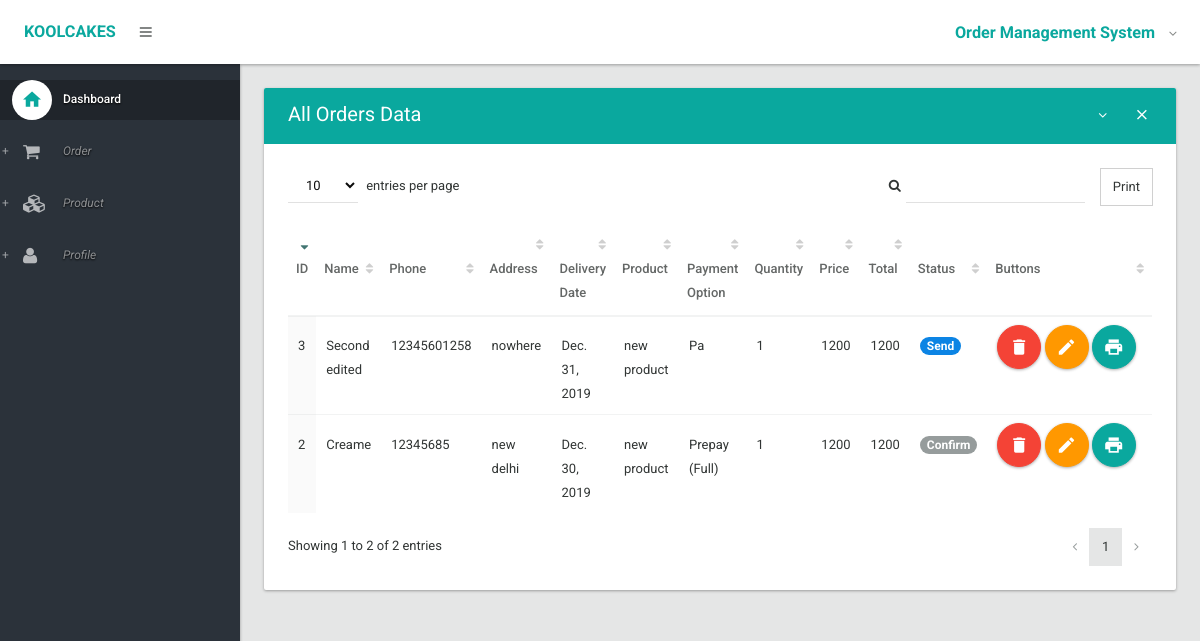
The app's page / (signed in) with its own data.
### order/models.py (models this page shows, shortened)
class Order (models.Model):
    name = models.CharField(max_length=200)
    phone = models.CharField(max_length=20)
    address = models.TextField()
    delivery_date = models.DateField(blank=True)
    order_date = models.DateField()
    product_id = models.ForeignKey(Product ,on_delete=models.CASCADE,)
    payment_option = models.CharField(max_length=50)
    order_status = models.CharField(max_length=50)
    quantity = models.IntegerField( )
    any_other_details = models.CharField(max_length=50)
    message = models.CharField(max_length=50)

class Product(models.Model):
    serving = models.CharField(max_length=100 )
    product_name = models.CharField(max_length=100)
    price = models.IntegerField()
    shape = models.CharField(max_length=50)
    cake_type = models.CharField(max_length=50)
    sponge = models.CharField(max_length=50)
    fillings = models.CharField(max_length=50)
    dietary_requirements = models.CharField(max_length=50)
    creame = models.CharField(max_length=50)
    active = models.IntegerField(default='1')

### order/views.py (the view)
# urls.py: path('', my_order.index, name='home'),
@login_required
def index(request):
    orders = Order.objects.all()
    return render(request, 'index.html', {'orders': orders})

### order/templates/index.html (shortened to what this page needs)
{% extends 'layout.html' %}
{% block body %}
                <section>
                    <div class="section-body">
                        <div class="row">
                            <div class="col-lg-12">
                                <div class="card">
                                    <div class="card-head style-primary">
                                        <header>All Orders Data</header>
                                        <div class="tools">
                                            <a class="btn btn-icon-toggle btn-collapse"><i class="fa fa-angle-down"></i></a>
                                            <a class="btn btn-icon-toggle btn-close"><i class="md md-close"></i></a>
                                        </div>
                                    </div>
                                    <div class="card-body">
                                        <div class="table-responsive">
                                            <table id="datatable2" class="table order-column hover">
                                                <thead>
                                                    <tr>
                                                        <th>ID</th>
                                                        <th>Name</th>
                                                        <th>Phone</th>
                                                        <th>Address</th>
                                                        <th>Delivery Date</th>
                                                        <th>Product</th>
                                                        <th>Payment Option</th>
                                                        <th>Quantity</th>
                                                        <th>Price</th>
                                                        <th>Total</th>
                                                        <th>Status</th>
                                                        <th width="150px">Buttons</th>
                                                    </tr>
                                                </thead>
                                                <tbody>
                                                    {% for order in orders %}
                                                        <tr class="gradeX">
                                                            <td>{{ order.id }}</td>
                                                            <td>{{ order.name }}</td>
                                                            <td>{{ order.phone }}</td>
                                                            <td>{{ order.address }}</td>
                                                            <td>{{ order.delivery_date }}</td>
                                                            <td>{{ order.product_id.product_name }}</td>
                                                            <td>{{ order.payment_option }}</td>
                                                            <td>{{ order.quantity }}</td>
                                                            <td>{{ order.product_id.price }}</td>
                                                            <td>{% widthratio order.product_id.price 1 order.quantity  %}</td>
                                                            {% if order.order_status == 'Confirm' %}
                                                                <td><span class="badge">{{ order.order_status }}</span></td>
                                                            {% elif order.order_status == 'Ready' %}
                                                                <td><span class="badge" style="background: #ff9800"> {{ order.order_status }}</span></td>
                                                            {% elif order.order_status == 'Send' %}
                                                                <td><span class="badge" style="background: #0c84e4"> {{ order.order_status }}</span></td>
                                                            {% elif order.order_status == 'Delivered' %}
                                                                <td><span class="badge" style="background: #0aa89e"> {{ order.order_status }}</span></td>
                                                            {% elif order.order_status == 'Returned' %}
                                                                <td><span class="badge" style="background: #f44336"> {{ order.order_status }}</span></td>
                                                            {% elif order.order_status == 'Cancelled' %}
                                                                <td><span class="badge" style="background: #313534"> {{ order.order_status }}</span></td>
                                                            {% endif %}
                                                            <td>
                                                                <a href="{% url 'delete' order.id %}" class="btn ink-reaction btn-floating-action btn-danger" onclick="return confirm('Are you sure you want to delete this?')"><i class="md md-delete"></i> </a>
                                                                <a href="{% url 'edit' order.id %}" class="btn ink-reaction btn-floating-action btn-warning"><i class="md md-edit"></i> </a>
                                                                <a href="{% url 'show' order.id %}" class="btn ink-reaction btn-floating-action btn-primary"><i class="md md-print"></i> </a>
                                                            </td>
                                                        </tr>
                                                    {% endfor %}
                                                </tbody>
                                            </table>
                                        </div>
                                    </div>
                                </div>
                            </div>
                        </div>
                    </div>
                </section>
{% endblock %}

### order/templates/layout.html (shortened to what this page needs)
{% load static %}
<!DOCTYPE html>
<html lang="en">
<head>
    <link type="text/css" rel="stylesheet" href="{% static 'css/bootstrap.css' %}" />
    <link type="text/css" rel="stylesheet" href="{% static 'css/materialadmin.css' %}" />
    <link type="text/css" rel="stylesheet" href="{% static 'css/font-awesome.min.css' %}" />
    <link type="text/css" rel="stylesheet" href="{% static 'css/material-design-iconic-font.min.css' %}" />
    <link type="text/css" rel="stylesheet" href="{% static 'css/libs/DataTables/jquery.dataTables.css' %}" />
    <link type="text/css" rel="stylesheet" href="{% static 'css/libs/DataTables/extensions/dataTables.colVis.css' %}" />
    <link type="text/css" rel="stylesheet" href="{% static 'css/libs/DataTables/extensions/dataTables.tableTools.css' %}" />
    <link type="text/css" rel="stylesheet" href="{% static 'css/libs/select2/select2.css' %}" />
    <link type="text/css" rel="stylesheet" href="{% static 'css/print.css' %}" />
</head>
<body class="menubar-pin menubar-hoverable header-fixed ">
    <header id="header">
        <div class="headerbar">
            <div class="headerbar-left">
                <ul class="header-nav header-nav-options">
                    <li class="header-nav-brand">
                        <div class="brand-holder">
                            <a href="{% url 'home' %}">
                                <span class="text-lg text-bold text-primary"> KOOLCAKES</span>
                            </a>
                        </div>
                    </li>
                    <li>
                        <a class="btn btn-icon-toggle menubar-toggle" data-toggle="menubar" href="javascript:void(0);">
                            <i class="fa fa-bars"></i>
                        </a>
                    </li>
                </ul>
            </div>
            <div class="headerbar-right">
                <ul class="header-nav header-nav-profile">
                    <li class="dropdown">
                        <a href="javascript:void(0);" class="dropdown-toggle ink-reaction" data-toggle="dropdown">
                            <span class="profile-info">
									<h4 class="text-lg text-bold text-primary">Order Management System</h4>
								</span>
                        </a>
                    </li>
                </ul>
            </div>
        </div>
    </header>
    <div id="base">
        <div id="content">
             {% block body %} {% endblock %}
        </div>
        <div id="menubar" class="menubar-inverse ">
            <div class="menubar-scroll-panel">
                <ul id="main-menu" class="gui-controls">
                    <li>
                        <a href="{% url 'home' %}" class="active">
                            <div class="gui-icon"><i class="md md-home"></i></div>
                            <span class="title">Dashboard</span>
                        </a>
                    </li>
                    <li class="gui-folder">
                        <a>
                            <div class="gui-icon"><i class="fa fa-shopping-cart"></i></div>
                            <span class="title">Order</span>
                        </a>
                    </li>
                    <li class="gui-folder">
                        <a>
                            <div class="gui-icon"><i class="fa fa-cubes"></i></div>
                            <span class="title">Product</span>
                        </a>
                    </li>
                    <li class="gui-folder">
                        <a>
                            <div class="gui-icon"><i class="fa fa-user"></i></div>
                            <span class="title">Profile</span>
                        </a>
                    </li>
                </ul>
            </div>
        </div>
    </div>
</body>
</html>

### records on screen
Order: id "2", name "Creame", phone "12345685", address "new delhi", delivery_date "Dec. 30, 2019", product_id.product_name "new product", payment_option "Prepay (Full)", quantity "1", product_id.price "1200", product_id+quantity "1200", order_status "Confirm"
Order: id "3", name "Second edited", phone "12345601258", address "nowhere", delivery_date "Dec. 31, 2019", product_id.product_name "new product", payment_option "Pa", quantity "1", product_id.price "1200", product_id+quantity "1200", order_status "Send"
